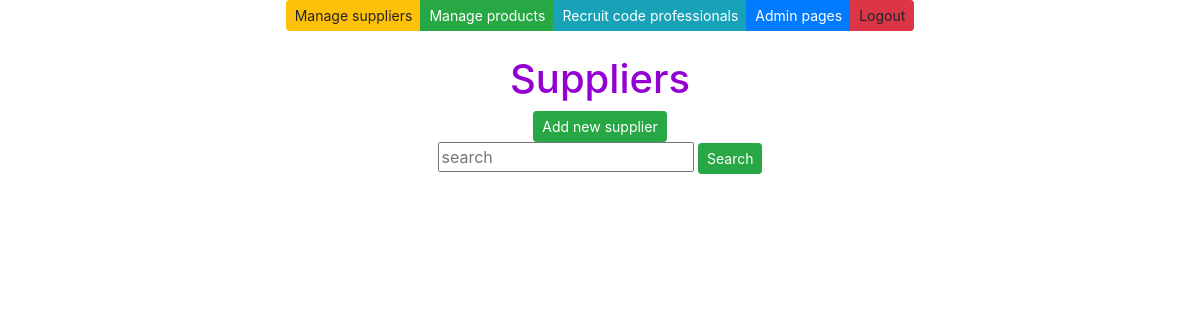
The app's page /suppliers/, older data.
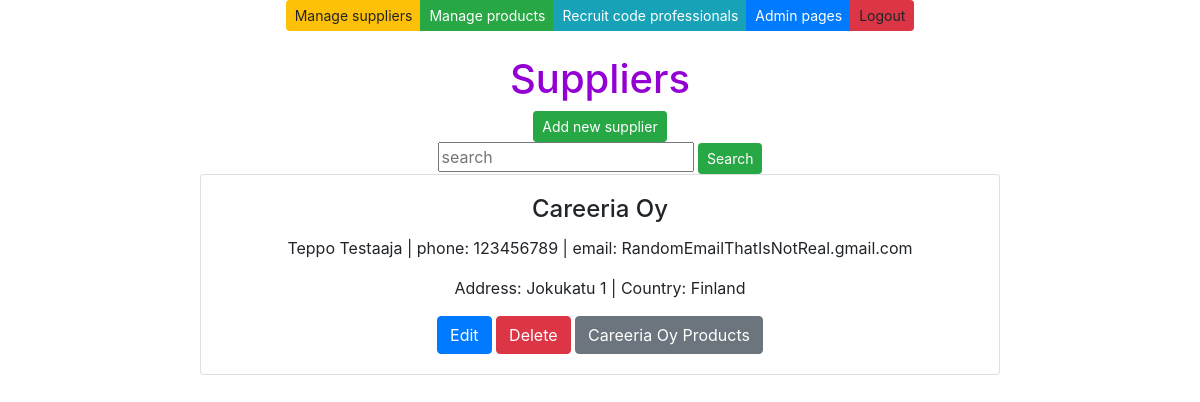
The same page, newer data.
### app/models.py (models this page shows, shortened)
class Supplier(models.Model):
    companyname = models.CharField(max_length = 50, default="firma")
    contactname = models.CharField(max_length = 50, default="firma")
    address = models.CharField(max_length = 100, default="firma")
    phone = models.CharField(max_length = 20, default="firma")
    email = models.CharField(max_length = 50, default="firma")
    country = models.CharField(max_length = 50, default="firma")

### app/views.py (the view)
# urls.py: path('suppliers/', supplierlistview),
def supplierlistview(request):
    supplierlist = Supplier.objects.all()
    context = {'suppliers': supplierlist}
    return render (request,"supplierlist.html",context)

### app/templates/supplierlist.html (shortened to what this page needs)
{% extends 'index.html' %}
{% block content %}
<br />
<br />
<h1 style="color: darkviolet">Suppliers</h1>
<button id="add-btn" class="btn btn-success btn-sm" onclick="showaddform()">Add new supplier</button>
        <form method="post" action="/search-suppliers/">
            <input class="card-text" class="card-text" type="text" placeholder="search" name="search">
            <input type="submit" value="Search" class="btn btn-success btn-sm" name="">
        </form>
{% for s in suppliers %}
<div class="card" style="width: 50rem;">
    <div class="card-body">
        <h4 class="card-title">{{s.companyname}}</h4>
        <p class="card-text">{{s.contactname}} | phone: {{s.phone}} | email: {{s.email}} </p>
        <p class="card-text">Address: {{s.address}} | Country: {{s.country}}</p>
        <a href="/edit-supplier-get/{{s.id}}/" class="btn btn-primary">Edit</a>
        <a href="/confirm-delete-supplier/{{s.id}}/" class="btn btn-danger">Delete</a>
        <a href="/products-by-supplier/{{s.id}}/" class="btn btn-secondary">{{s.companyname}} Products</a>
    </div>
</div>
{%endfor%}
{% endblock %}

### app/templates/index.html (shortened to what this page needs)
 <!DOCTYPE html>
 <html>
<head>
<link rel="stylesheet" href="https://stackpath.bootstrapcdn.com/bootstrap/4.5.0/css/bootstrap.min.css"
>
<link rel="stylesheet" href="https://cdnjs.cloudflare.com/ajax/libs/font-awesome/5.11.2/css/all.min.css">
</head>
<body>
    <div class="container">
        <center>
            <div class="btn-group" role="group">
                <a class="btn btn-warning btn-sm" href="/suppliers">Manage suppliers</a>
                <a class="btn btn-success btn-sm" href="/products">Manage products</a>
                <a class="btn btn-info btn-sm" href="http://careeria.fi">Recruit code professionals</a>
                <a class="btn btn-primary btn-sm" href="/admin">Admin pages</a>
                <a class="btn btn-danger btn-sm">Logout</a>
            </div>
            {% block content %}
            {% endblock %}
        </center>
    </div>
</body>
 </html>

Row changes from the older to the newer data that the page shows:
added Supplier: companyname "Careeria Oy", contactname "Teppo Testaaja", phone "123456789", email "RandomEmailThatIsNotReal.gmail.com", address "Jokukatu 1", country "Finland"
